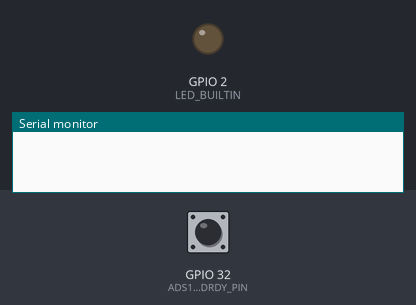
Recording of a program running on a simulated ESP32. Shown: output pins drawn as LEDs (lit = HIGH), the last lines printed to the serial monitor. Dashed ring = blinking. Inputs (shaded band) come from the test bench; at power-on: GPIO 32 (ADS1293_DRDY_PIN) HIGH. Nothing arrives over Bluetooth unless stated; a phone connects over Bluetooth LE 3 s after start; pins used as bus, display or sensor lines are not drawn.

Above: at 0.0 s.
At 2.2 s:
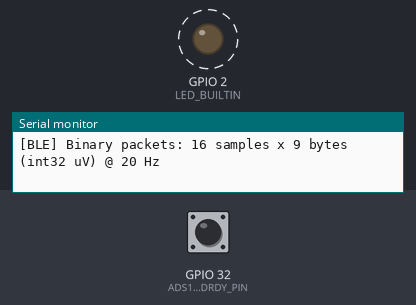
2.3 s: GPIO 32 (ADS1293_DRDY_PIN) pulsed LOW 5 times (0.12 s each, 0.3 s apart)
Timing chart, 0 to 11.5 s (numbered marks = the images above; inputs shaded):
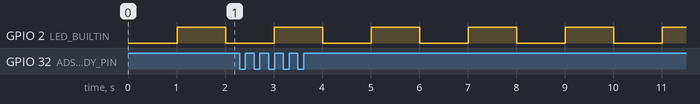

The program:

main.cpp
```cpp
#include "main.h"
#include <SPI.h>
#include <BluetoothSerial.h>
#include <BLEDevice.h>
#include <BLEServer.h>
#include <BLEUtils.h>
#include <BLE2902.h>

// ============ Bluetooth Classic (SPP) — kept for Python/PC ============
BluetoothSerial SerialBT;
static volatile bool bt_connected = false;

void btCallback(esp_spp_cb_event_t event, esp_spp_cb_param_t *param) {
  if (event == ESP_SPP_SRV_OPEN_EVT) {
    bt_connected = true;
    Serial.println("[BT-SPP] Client connected!");
  } else if (event == ESP_SPP_CLOSE_EVT) {
    bt_connected = false;
    Serial.println("[BT-SPP] Client disconnected!");
  }
}

// ============ BLE GATT — for Web Bluetooth (phone app) ============
#define ECG_SERVICE_UUID   "4fafc201-1fb5-459e-8fcc-c5c9c331914b"
#define ECG_DATA_CHAR_UUID "beb5483e-36e1-4688-b7f5-ea07361b26a8"

BLEServer*         pServer   = NULL;
BLECharacteristic* pEcgChar  = NULL;
static volatile bool ble_connected = false;

// BLE binary packet: [seq:1][count:1][samples: count × 9]
// Each sample: int32_le(LeadI_uV) + int32_le(LeadII_uV) + uint8(LOD)
//
// int32, not int16: the ADC spans ±685.7 mV (convert_to_mv) but int16 µV
// clamps at ±32.767 mV, so an ordinary electrode DC offset pinned a lead at
// the clamp and the web app drew it flat, while the serial/SPP path — which
// always sent the full int32 — showed the same lead alive. Every transport
// now carries the same number.
// 2 + 16×9 = 146 B, inside the 182 B ATT payload of the negotiated MTU 185.
#define BLE_SAMPLES_PER_PACKET 16
static uint8_t  ble_buf[2 + BLE_SAMPLES_PER_PACKET * 9];
static uint8_t  ble_idx = 0;
static uint8_t  ble_seq = 0;

class ECGBLECallbacks : public BLEServerCallbacks {
  void onConnect(BLEServer* s) override {
    ble_connected = true;
    ble_idx = 0;
    Serial.println("[BLE] Web client connected!");
    // Allow more connections
    BLEDevice::startAdvertising();
  }
  void onDisconnect(BLEServer* s) override {
    ble_connected = false;
    ble_idx = 0;
    Serial.println("[BLE] Web client disconnected!");
    BLEDevice::startAdvertising();
  }
};

// ============================================================
// ESP32 DSP — Minimal Path (RAW output, all filtering in Python)
// Fs_in = 1280 Hz (ADS1293: R1=4, R2=5, R3=8)
//
// 1. Median5         — single-sample ADC spike / impulse removal
// 2. Avg Decimate /4 — accumulate 4 samples, output mean → 320 Hz
// 3. Einthoven       — 6-lead derivation (I,II,III,aVR,aVL,aVF)
//
// All IIR filtering (HP 0.67Hz, Notch 50Hz, LP 100Hz, DIAGNOSTIC)
// is done in Python (ecg_dsp.py) at DISPLAY time so that:
//   a) Raw ADC data is always preserved on disk / memory.
//   b) Filters can be toggled on/off after recording.
//   c) DIAGNOSTIC mode shows near-raw signal (0.05-150 Hz).
// ============================================================

// ----- 5-point median filter (spike & impulse removal) -----
// Covers 3.9 ms at 1280 Hz — safe for QRS (80-120 ms wide)
struct MedianState {
  float buf[5] = {0,0,0,0,0};
  uint8_t idx = 0;
};

static MedianState med_ch1, med_ch2;

// ----- ADC to mV conversion -----
static const float ADC_MAX = 0xC35000;
static float convert_to_mv(uint32_t raw) {
  return ((float)raw / ADC_MAX - 0.5f) * 48000.0f / 35.0f;
}

static float median5(float a, float b, float c, float d, float e) {
  // Sort 5 values using sorting network (optimal for 5 elements)
  float t;
  if (a > b) { t=a; a=b; b=t; }
  if (c > d) { t=c; c=d; d=t; }
  if (a > c) { t=a; a=c; c=t; t=b; b=d; d=t; }
  if (b > e) { t=b; b=e; e=t; }
  if (b > c) { t=b; b=c; c=t; }
  if (d > e) { t=d; d=e; e=t; }
  // Median is c
  if (c > d) { c = d; }
  if (b > c) { c = b; }
  return c;
}

static float median_process(MedianState &s, float x) {
  s.buf[s.idx] = x;
  s.idx = (s.idx + 1) % 5;
  return median5(s.buf[0], s.buf[1], s.buf[2], s.buf[3], s.buf[4]);
}

// ----- Averaging decimation (not skip-decimation) -----
// Accumulate DECIM_FACTOR samples, then output average.
// Gives ~6 dB noise reduction vs just picking every Nth sample.
static uint8_t decim_count = 0;
static const uint8_t DECIM_FACTOR = 4;
static float acc_ch1 = 0.0f, acc_ch2 = 0.0f;  // accumulators

// ----- Helper functions for dual output (Serial + Bluetooth) -----
void printToBoth(const char* str, bool newline = false) {
  if (newline) {
    Serial.println(str);
    SerialBT.println(str);
  } else {
    Serial.print(str);
    SerialBT.print(str);
  }
}

void printToBoth(int32_t val, bool newline = false) {
  if (newline) {
    Serial.println(val);
    SerialBT.println(val);
  } else {
    Serial.print(val);
    SerialBT.print(val);
  }
}

void printToBoth(uint8_t val, int format = DEC) {
  Serial.print(val, format);
  SerialBT.print(val, format);
}

void setup() {
  Serial.begin(256000);
  delay(1000);
  Serial.println("=== ESP32 ADS1293 DSP Starting ===");

  // ── Initialize Bluetooth Classic (SPP) for Python/PC ──
  SerialBT.register_callback(btCallback);
  if (!SerialBT.begin("ESP32_ECG_Monitor")) {
    Serial.println("[BT-SPP] Init FAILED!");
  } else {
    Serial.println("[BT-SPP] OK - Name: ESP32_ECG_Monitor");
  }

  // ── Initialize BLE GATT for Web Bluetooth (phone) ──
  BLEDevice::init("BeatAlign ECG");
  BLEDevice::setMTU(185);
  pServer = BLEDevice::createServer();
  pServer->setCallbacks(new ECGBLECallbacks());

  BLEService* pService = pServer->createService(ECG_SERVICE_UUID);
  pEcgChar = pService->createCharacteristic(
    ECG_DATA_CHAR_UUID,
    BLECharacteristic::PROPERTY_NOTIFY | BLECharacteristic::PROPERTY_READ
  );
  pEcgChar->addDescriptor(new BLE2902());
  pService->start();

  BLEAdvertising* pAdv = BLEDevice::getAdvertising();
  pAdv->addServiceUUID(ECG_SERVICE_UUID);
  pAdv->setScanResponse(true);
  pAdv->setMinPreferred(0x06);
  BLEDevice::startAdvertising();
  Serial.println("[BLE] Advertising - Name: BeatAlign ECG");

  ads1293::spi_Init(18, 19, 23, 4);
  Serial.println("SPI Init OK");

  attachInterrupt(digitalPinToInterrupt(ADS1293_DRDY_PIN), DRDYHandler, FALLING);
  Serial.println("Interrupt attached");

  vTaskPrioritySet(NULL, 1);
  loop_task = xTaskGetCurrentTaskHandle();
  xTaskCreate(LEDTask, "LED", 2048, NULL, 4, NULL);

  Serial.print("DRDY Pin: "); Serial.println(ADS1293_DRDY_PIN);
  Serial.print("CS Pin: ");   Serial.println(ADS1293_CSB_PIN);

  ads1293::Init(&is_ads1293_init);
  Serial.print("ADS1293 Init: ");
  Serial.println(is_ads1293_init ? "OK" : "FAIL");

  // Debug: verify LOD register configuration
  Serial.print("LOD_CN=0x");  Serial.println(ads1293::Reg_Read(0x06), HEX);
  Serial.print("LOD_EN=0x");  Serial.println(ads1293::Reg_Read(0x07), HEX);
  Serial.print("LOD_CUR=0x"); Serial.println(ads1293::Reg_Read(0x08), HEX);
  Serial.print("ERROR_LOD=0x"); Serial.println(ads1293::Reg_Read(0x18), HEX);

  Serial.println("DSP (ESP32): Median5 + AvgDecim/4 -> 320 Hz  |  RAW mV output");
  Serial.println("Output: LeadI,LeadII,LeadIII,aVR,aVL,aVF,LOD (uV)");
  Serial.println("[BLE] Binary packets: 16 samples x 9 bytes (int32 uV) @ 20 Hz");
}

// ----- LOD debug: print raw register value once per second -----
static uint32_t lod_debug_counter = 0;
static const uint32_t LOD_DEBUG_INTERVAL = 320;  // every 320 output samples = ~1 sec

static uint8_t lod_prev = 0xFF;  // Force first print

uint32_t DRDY_notify = 0;

void loop() {
  DRDY_notify = ulTaskNotifyTake(pdTRUE, 1);
  if (DRDY_notify > 0) {
    // --- Read raw ADC from ADS1293 ---
    byte ch1_buf[3], ch2_buf[3];
    ads1293::Read_Data_Stream(ch1_buf, 3);  // CH1 from DATA_LOOP

    digitalWrite(4, LOW);
    SPI.transfer(DATA_CH2_ECG | 0x80);
    ch2_buf[0] = SPI.transfer(0xff);
    ch2_buf[1] = SPI.transfer(0xff);
    ch2_buf[2] = SPI.transfer(0xff);
    digitalWrite(4, HIGH);

    uint32_t raw1 = ((uint32_t)ch1_buf[0] << 16) | ((uint32_t)ch1_buf[1] << 8) | (uint32_t)ch1_buf[2];
    uint32_t raw2 = ((uint32_t)ch2_buf[0] << 16) | ((uint32_t)ch2_buf[1] << 8) | (uint32_t)ch2_buf[2];

    // --- Convert to mV ---
    float mv1 = convert_to_mv(raw1);
    float mv2 = convert_to_mv(raw2);

    // --- Median filter (remove single-sample spikes) ---
    mv1 = median_process(med_ch1, mv1);
    mv2 = median_process(med_ch2, mv2);

    // --- Averaging decimation: accumulate, then output mean ---
    // (IIR clinical/diagnostic filters run in Python at display time)
    acc_ch1 += mv1;
    acc_ch2 += mv2;
    decim_count++;
    if (decim_count < DECIM_FACTOR) return;

    float lead_i  = acc_ch1 / (float)DECIM_FACTOR;
    float lead_ii = acc_ch2 / (float)DECIM_FACTOR;
    acc_ch1 = 0.0f;
    acc_ch2 = 0.0f;
    decim_count = 0;

    // --- Read Lead-Off Detection status ---
    byte lod_raw = ads1293::Read_LOD_Status();
    // Build per-electrode status from ERROR_LOD register:
    //   bit0 = IN1 (RA), bit1 = IN2 (LA), bit2 = IN3 (LL)
    //
    // IMPORTANT: RLD is connected to IN3 (LL). When LL disconnects,
    // the RLD feedback loop breaks, causing common-mode drift.
    // This makes IN1 and IN2 ALSO report lead-off (false positives).
    // Pattern: raw=0x03 (bits 0+1 set, bit 2 clear) = LL disconnect.
    // We detect this pattern and only flag LL, not RA/LA.
    byte lod_status = 0;
    if ((lod_raw & 0x03) == 0x03 && !(lod_raw & 0x04)) {
      // Both IN1+IN2 triggered but IN3 not directly flagged
      // → RLD (LL) disconnected, RA/LA are false positives
      lod_status = 0x04;  // Only flag LL
    } else {
      // Normal per-electrode detection
      if (lod_raw & 0x01) lod_status |= 0x01;  // RA (IN1)
      if (lod_raw & 0x02) lod_status |= 0x02;  // LA (IN2)
      if (lod_raw & 0x04) lod_status |= 0x04;  // LL (IN3)
    }

    // --- Debug: print LOD status when it changes or periodically ---
    lod_debug_counter++;
    if (lod_raw != lod_prev || lod_debug_counter >= LOD_DEBUG_INTERVAL) {
      if (lod_raw != lod_prev) {
        Serial.print("[LOD] raw=0x");
        Serial.print(lod_raw, HEX);
        Serial.print(" -> RA=");
        Serial.print((lod_status & 0x01) ? "OFF" : "ok");
        Serial.print(" LA=");
        Serial.print((lod_status & 0x02) ? "OFF" : "ok");
        Serial.print(" LL=");
        Serial.println((lod_status & 0x04) ? "OFF" : "ok");
      }
      lod_prev = lod_raw;
      lod_debug_counter = 0;
    }

    // --- Einthoven 6-lead calculation ---
    float lead_iii = lead_ii - lead_i;
    float avr = -(lead_i + lead_ii) / 2.0f;
    float avl = lead_i - lead_ii / 2.0f;
    float avf = lead_ii - lead_i / 2.0f;

    // --- Send as integers (mV * 1000 = microvolts) for precision ---
    int32_t i1  = (int32_t)(lead_i   * 1000.0f);
    int32_t i2  = (int32_t)(lead_ii  * 1000.0f);
    int32_t i3  = (int32_t)(lead_iii * 1000.0f);
    int32_t ir  = (int32_t)(avr      * 1000.0f);
    int32_t il  = (int32_t)(avl      * 1000.0f);
    int32_t ifv = (int32_t)(avf      * 1000.0f);

    // Sample sequence counter — wraps at 2^32.  Python uses this to detect dropped lines.
    static uint32_t sample_count = 0;

    // Build the output string once (avoid multiple slow print calls)
    char out_buf[96];
    int len = snprintf(out_buf, sizeof(out_buf), "%ld,%ld,%ld,%ld,%ld,%ld,%d,%lu\n",
                       i1, i2, i3, ir, il, ifv, lod_status, (unsigned long)sample_count++);

    // Send via USB Serial (fast, always)
    Serial.write(out_buf, len);

    // Send via Bluetooth Classic SPP (for Python on PC)
    SerialBT.write((uint8_t*)out_buf, len);

    // ── BLE: pack binary sample into notification buffer ──
    // NO clamping: i1/i2 go out as full int32 µV, same as the serial path.
    // (ESP32 is little-endian, so memcpy gives the int32_le the client expects.)
    if (ble_connected && pEcgChar) {
      int off = 2 + ble_idx * 9;
      memcpy(&ble_buf[off],     &i1, 4);
      memcpy(&ble_buf[off + 4], &i2, 4);
      ble_buf[off + 8] = (uint8_t)lod_status;
      ble_idx++;

      if (ble_idx >= BLE_SAMPLES_PER_PACKET) {
        ble_buf[0] = ble_seq++;
        ble_buf[1] = ble_idx;
        pEcgChar->setValue(ble_buf, 2 + ble_idx * 9);
        pEcgChar->notify();
        ble_idx = 0;
      }
    }
  }
}

void IRAM_ATTR DRDYHandler(void)
{
  if (!is_ads1293_init) return;
  BaseType_t xHigherPriorityTaskWoken = pdFALSE;
  configASSERT(loop_task != NULL);
  vTaskNotifyGiveFromISR(loop_task, &xHigherPriorityTaskWoken);
  portYIELD_FROM_ISR();
}

void LEDTask(void *pvParameters) {
  pinMode(LED_BUILTIN, OUTPUT);
  for (;;) {
    digitalWrite(LED_BUILTIN, HIGH);
    vTaskDelay(1000 / portTICK_PERIOD_MS);
    digitalWrite(LED_BUILTIN, LOW);
    vTaskDelay(1000 / portTICK_PERIOD_MS);
  }
  vTaskDelete(NULL);
}

void SerialTask(void *pvParameters) {
  while(true) {
    //only send data when connected
  }
  vTaskDelete(NULL);
}
```

ads1293.h
```cpp
#ifndef __ADS_1293_H
#define __ADS_1293_H

#include <Arduino.h>

#define ADS1293_CSB_PIN  4
#define ADS1293_DRDY_PIN 32

#define CONFIG          0x00
#define FLEX_CH1_CN     0x01
#define FLEX_CH2_CN     0x02
#define FLEX_CH3_CN     0x03
#define FLEX_PACE_CN    0x04
#define FLEX_VBAT_CN    0x05

#define LOD_CN          0x06
#define LOD_EN          0x07
#define LOD_CURRENT     0x08
#define LOD_AC_CN       0x09

#define CMDET_EN        0x0a
#define CMDET_CN        0x0b
#define RLD_CN          0x0c

#define WILSON_EN1      0x0d
#define WILSON_EN2      0x0e
#define WILSON_EN3      0x0f
#define WILSON_CN       0x10

#define REF_CN          0x11
#define OSC_CN          0x12

#define AFE_RES         0x13
#define AFE_SHDN_CN     0x14
#define AFE_FAULT_CN    0x15
#define AFE_PACE_CN     0x17

#define ERROR_LOD       0x18
#define ERROR_STATUS    0x19
#define ERROR_RANGE1    0x1a
#define ERROR_RANGE2    0x1b
#define ERROR_RANGE3    0x1c
#define ERROR_SYNC      0x1d
#define ERROR_MISC      0x1e

#define DIGO_STRENGTH   0x1f
#define R2_RATE         0x21
#define R3_RATE_CH1     0x22
#define R3_RATE_CH2     0x23
#define R3_RATE_CH3     0x24
#define R1_RATE         0x25
#define DIS_EFILTER     0x26
#define DRDYB_SRC       0x27
#define SYNCB_CN        0x28
#define MASK_DRDYB      0x29
#define MASK_ERB        0x2a
#define ALARM_FILTER    0x2e
#define CH_CNFG         0x2f
#define DATA_STATUS     0x30
#define DATA_CH1_PACE   0x31
#define DATA_CH2_PACE   0x33
#define DATA_CH3_PACE   0x35
#define DATA_CH1_ECG    0x37
#define DATA_CH2_ECG    0x3a
#define DATA_CH3_ECG    0x3d
#define REVID           0x40
#define DATA_LOOP       0x50

class ads1293
{
  public:
    static void spi_Init(uint8_t sck = -1, uint8_t miso = -1, uint8_t mosi = -1, uint8_t ss = -1);
    static void Init(bool* is_init);
    static void Test_Mode(bool* is_init);
	  static void Reg_Write (unsigned char READ_WRITE_ADDRESS, unsigned char DATA);
	  static byte Reg_Read (unsigned char READ_WRITE_ADDRESS);
    static void Read_Data_Stream(byte* data, int length = 6);
    static void Disable_Start(void);
    static void Enable_Start(void);
    static byte Read_LOD_Status(void);
};

#endif
```

main.h
```cpp
#include <Arduino.h>
#include "ads1293.h"

bool is_ads1293_init = false;
volatile uint8_t DRDY_counter = 0;

TaskHandle_t loop_task = NULL;

void IRAM_ATTR DRDYHandler(void);
void LEDTask(void *pvParameters);
void SerialTask(void *pvParameters);
```

ads1293.cpp
```cpp
#include "ads1293.h"
#include <SPI.h>

void ads1293::spi_Init(uint8_t sck, uint8_t miso, uint8_t mosi, uint8_t ss)
{
  pinMode(ADS1293_CSB_PIN, OUTPUT);
  pinMode(ADS1293_DRDY_PIN, INPUT_PULLUP);
  // start the SPI library:
  SPI.begin(sck, miso, mosi, ss);
  SPI.setBitOrder(MSBFIRST);
  //CPOL = 0, CPHA = 0 SPI_MODE0
  //CPOL = 0, CPHA = 1 SPI_MODE1
  SPI.setDataMode(SPI_MODE0);
  // Selecting 2Mhz clock for SPI
  SPI.setClockDivider(SPI_CLOCK_DIV2);
}

void ads1293::Init(bool* is_init)
{
    *is_init = false;
    Disable_Start();
    Reg_Write(FLEX_CH1_CN, 0b00010001); // INP to IN2 and INN to IN1 (Lead I: LA-RA)
    Reg_Write(FLEX_CH2_CN, 0b00011001); // INP to IN3 and INN to IN1 (Lead II: LL-RA)
    Reg_Write(FLEX_PACE_CN, 0);
    Reg_Write(FLEX_VBAT_CN, 0);
    // Lead-Off Detection: DC mode, enable on IN1(RA), IN2(LA), IN3(LL)
    Reg_Write(LOD_CN, 0x00);          // DC lead-off, LOW threshold (most sensitive)
    Reg_Write(LOD_EN, 0x07);          // Enable LOD on IN1, IN2, IN3
    Reg_Write(LOD_CURRENT, 0x04);     // 80nA excitation current
    Reg_Write(LOD_AC_CN, 0x00);       // AC LOD off (using DC mode)
    Reg_Write(CMDET_EN, 0b00000111); // enable common-mode-detector from IN1,IN2,IN3
    Reg_Write(RLD_CN, 0b00000011); // connect RLD to IN3
    Reg_Write(REF_CN, 0); // Turn on internal REF
    Reg_Write(OSC_CN, 0b100); // use external clock
    Reg_Write(AFE_RES, 0b00001000); // 204800Hz ADC
    Reg_Write(AFE_SHDN_CN, 0b100100); // Shut down CH3 only (sigma-delta + digital), CH1+CH2 active
    Reg_Write(AFE_PACE_CN, 0b000); // turn off PACE
    Reg_Write(R1_RATE, 0b000); // standard DATA rate, R1 = 4
    Reg_Write(R2_RATE, 0b0010); // R2 = 5
    Reg_Write(R3_RATE_CH1, 0b100); // R3 = 8
    Reg_Write(R3_RATE_CH2, 0b100); // R3 = 8, 1280 Hz, ADCMax = 0xC35000, Bandwidth: 260Hz
    Reg_Write(DRDYB_SRC, 0b001000); // connect DRDY to CH1
    Reg_Write(CH_CNFG, 0b00110000); // loop read-back mode, for CH1 + CH2
    Enable_Start();
    *is_init = true;
}

void ads1293::Reg_Write (unsigned char READ_WRITE_ADDRESS, unsigned char DATA)
{
    digitalWrite(ADS1293_CSB_PIN, LOW);
    SPI.transfer(READ_WRITE_ADDRESS & 0x7f);
    SPI.transfer(DATA);
    digitalWrite(ADS1293_CSB_PIN, HIGH);
}

byte ads1293::Reg_Read (unsigned char READ_WRITE_ADDRESS)
{
    byte tmp = 0;
    digitalWrite(ADS1293_CSB_PIN, LOW);
    SPI.transfer(READ_WRITE_ADDRESS | 0x80);
    tmp = SPI.transfer(0xff);
    digitalWrite(ADS1293_CSB_PIN, HIGH);
    return tmp;
}

void ads1293::Read_Data_Stream(byte* data, int length)
{
    digitalWrite(ADS1293_CSB_PIN, LOW);
    SPI.transfer(DATA_LOOP | 0x80);
    for (int i=0; i<length; i++) {
        data[i] = SPI.transfer(0xff);
    }
    digitalWrite(ADS1293_CSB_PIN, HIGH);
}

void ads1293::Disable_Start(void)
{
    Reg_Write(CONFIG, 0x00);
}

void ads1293::Enable_Start(void)
{
    Reg_Write(CONFIG, 0x01);
    delayMicroseconds(10);
}

byte ads1293::Read_LOD_Status(void)
{
    return Reg_Read(ERROR_LOD);  // Return raw byte for debug
}
```

Measured:
- by itself, GPIO 2 (LED_BUILTIN): alternates HIGH for 1.0 s and LOW for 1.0 s
